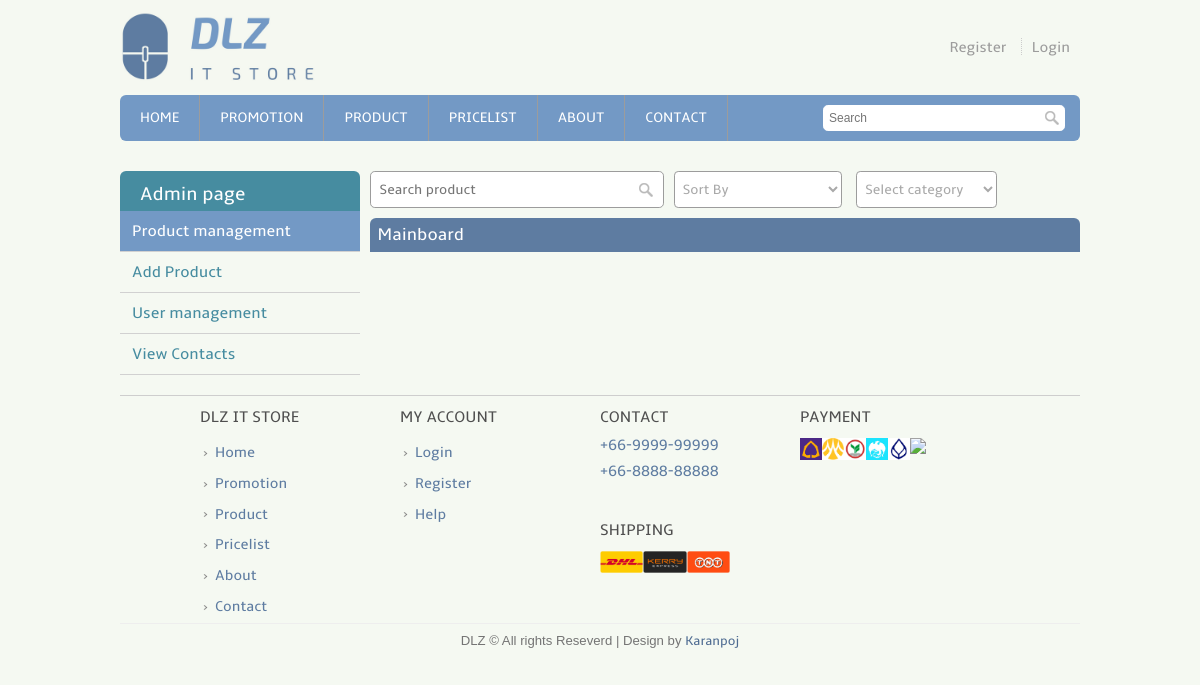
/admin_mainboard.php, run on an earlier commit of the app's database.
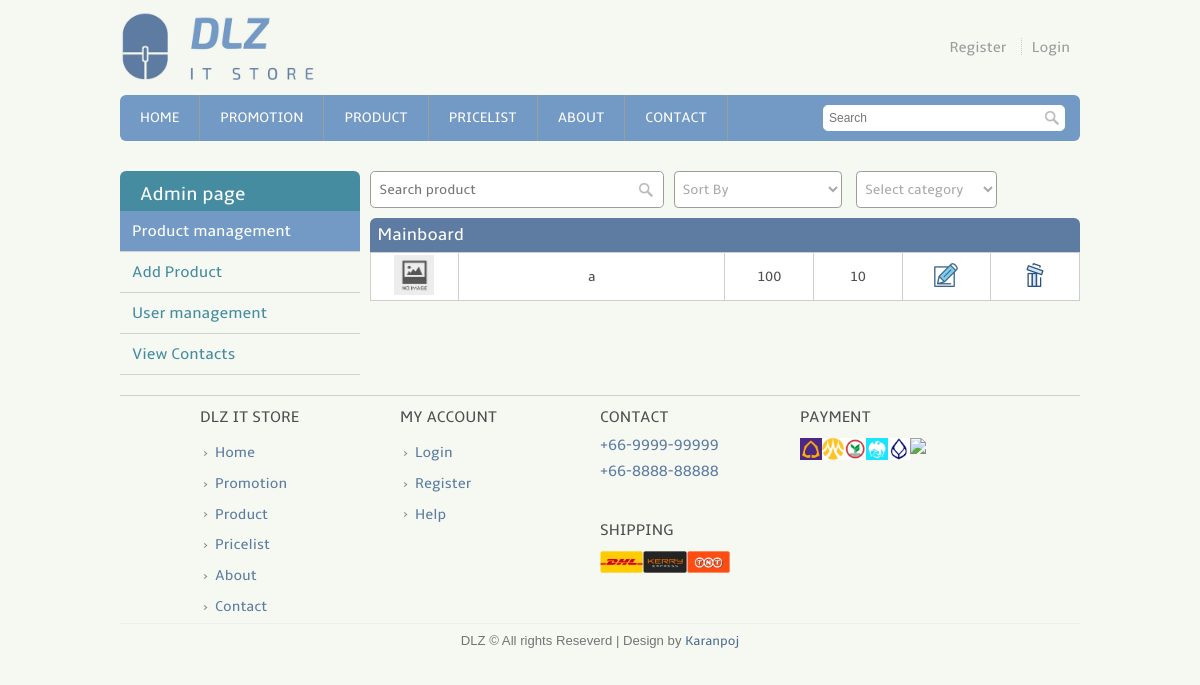
And on a later commit of the database.
### tables this page shows
CREATE TABLE `product` (
  `pro_id` int(11) NOT NULL,
  `pro_name` varchar(255) NOT NULL,
  `pro_pic` varchar(255) NOT NULL,
  `pro_desc` text NOT NULL,
  `pro_price` float NOT NULL,
  `pro_pdis` int(11) NOT NULL,
  `pro_psale` float NOT NULL,
  `pro_warr` varchar(11) NOT NULL,
  `pro_detail` text NOT NULL,
  `pro_avai` int(11) NOT NULL,
  `cat_id` int(11) NOT NULL
);

### template.class.php (called while the page is built, shortened)
<?php
    class Template {
        protected $file;
        protected $values = array();
        public function __construct($file) {
            $this->file = $file;
        }
        public function set($key, $value) {
            $this->values[$key] = $value;
        }
        public function output() {
            $output = file_get_contents($this->file);
            foreach ($this->values as $key => $value) {
            	$tagToReplace = "[@$key]";
            	$output = str_replace($tagToReplace, $value, $output);
            }
            return $output;
        }
    }
?>

### admin_mainboard.php (the view, shortened to what this page needs)
<?php
	require_once('connect.php');
	include("template.class.php");
	if(!isset($_SESSION['username']))
	{
		$layout_header = new Template("layout_header.tpl");
		$layout_footer = new Template("layout_footer.tpl");
	}
	$layout_header->set('title','Admin : My account : IT Online Shopping website');
	echo $layout_header->output();
	if (!isset($_get['sortby'])) {
		$sortby = "pro_price asc";
	}
	else{
		$sortby = $_get['sortby'];
	}
?>
<div class="user_full">
	<div class="user_left">
		<table class="user_menu">
			<tr>
				<th>
					Admin page
				</th>
			</tr>
			<tr>
				<td class="active">
					<a href="admin.php">Product management</a>
				</td>
			</tr>
			<tr>
				<td>
					<a href="admin_add_product.php">Add Product</a>
				</td>
			</tr>
			<tr>
				<td>
					<a href="admin_user.php">User management</a>
				</td>
			</tr>
			<tr>
				<td>
					<a href="contact_read.php">View Contacts</a>
				</td>
			</tr>
		</table>
	</div>
	<div class="admin_right">
		<div class="admin_tool_box">
			<div class="admin_search_box">
				<form method="post" action="#">
	     			<input type="text" placeholder="Search product"}">
	     			<input type="submit" value="">
	     		</form>
			</div>
			<select class="sortby_tool" onchange="location = this.value;">
				<option disabled selected value> Sort By </option>
			</select>
			<select class="sortby_tool" onchange="location = this.value;">
				<option disabled selected value> Select category </option>
			</select>
     	</div>
			<?php
			echo "<h2>Mainboard</h2>
					<table class='product_tb'>";
				$q = "SELECT pro_id,pro_pic,pro_name,pro_price,pro_pdis,c.cat_name FROM product as p , category as c WHERE
p.cat_id = c.cat_id and c.cat_id = 2 ORDER BY $sortby";
				$result = $mysqli -> query($q);
				while($row=$result->fetch_array()){
					echo "<tr>";
					if (file_exists("img/product/".$row['pro_pic'])) {
						echo "<td><img src='img/product/".$row['pro_pic']."'  height='40px'></td>";
					}
					else{
						echo "<td><img src='img/product/noimgfoundsmall.jpg' width='40px' height='40px'></td>";
					}
					echo "<td>".$row['pro_name']."</td>";
					echo "<td>".$row['pro_price']."</td>";
					if ($row['pro_pdis'] == 0) {
						echo "<td>-</td>";
					}else{
						echo "<td>".$row['pro_pdis']."</td>";
					}
					echo "<td><a href='edit_pro.php?edit_id=".$row['pro_id']."'><img src='img/pro_edit.png' width='24' height='24'></td>";
					echo "<td><a href='del_pro.php?delete_id=".$row['pro_id']."'><img src='img/pro_delete.png' width='24' height='24'></a></td>";
					echo "</tr>";
				}
				echo "</table>";
			?>
	</div>
</div>
<?php
	echo $layout_footer->output();
?>

What changed in the data, as far as the page shows it:
added product: pro_name "a", pro_price "100", pro_pdis "10"
